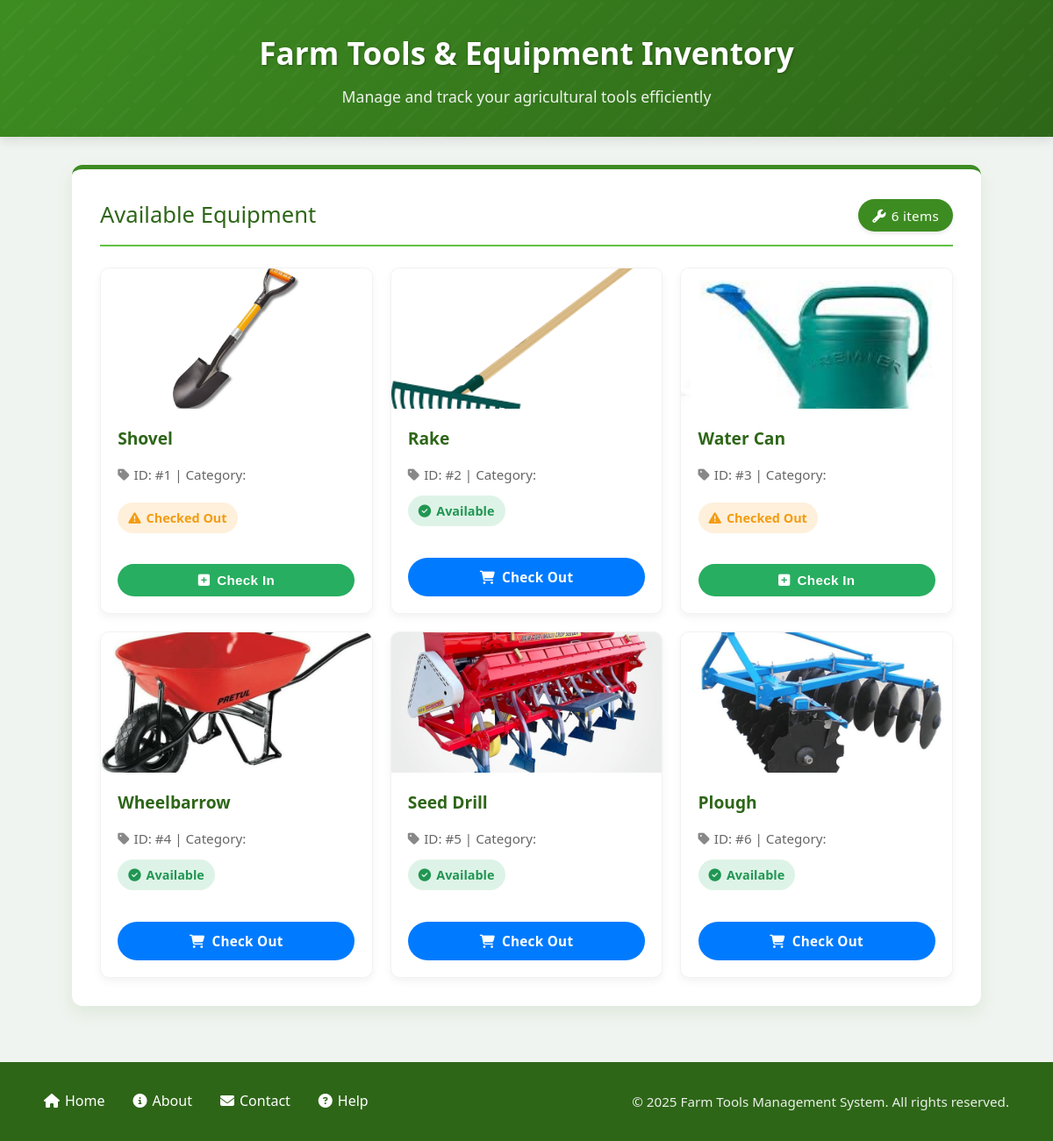
The page /tool_list (signed in) on the database as committed earlier.
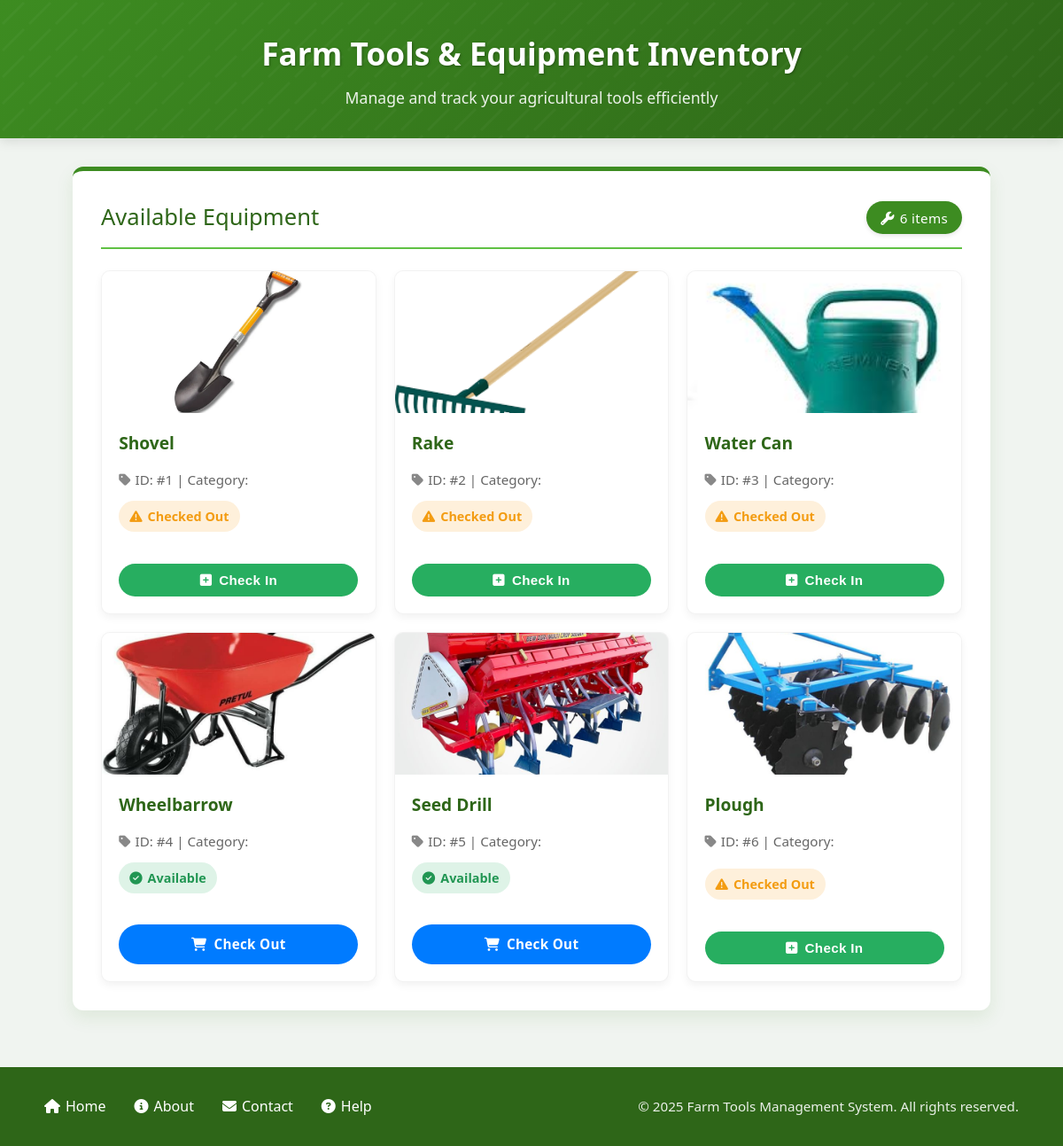
The same page on the database as committed later.
### base/models.py (models this page shows, shortened)
class FarmTool(models.Model):
    name = models.CharField(max_length=100)
    description = models.TextField()
    available = models.BooleanField(default=True)
    tool_image = models.ImageField(null='True',blank=True, upload_to='images')

### base/views.py (the view)
# urls.py: path('tool_list', views.tool_list, name="tool_list"),
def tool_list(request):
    tools = FarmTool.objects.all()
    return render(request, 'tool_list.html', {'tools': tools})

### templates/tool_list.html (shortened to what this page needs)
<!DOCTYPE html>
<html lang="en">
<head>
    <link rel="stylesheet" href="https://cdnjs.cloudflare.com/ajax/libs/font-awesome/6.4.2/css/all.min.css">
</head>
<body>
    <header>
        <h1>Farm Tools & Equipment Inventory</h1>
        <p>Manage and track your agricultural tools efficiently</p>
    </header>
    <main>
        <div class="tools-container">
            <div class="section-title">
                <span>Available Equipment</span>
                <span class="tools-count">{{ tools|length }} items</span>
            </div>
            {% if user.is_authenticated %}
            <ul class="tools-list">
                {% for tool in tools %}
                    <li class="tool-item">
                        <img src="{{ tool.tool_image.url }}" alt="{{ tool.name }}" class="tool-image" />
                        <div class="tool-info">
                            <span class="tool-name">{{ tool.name }}</span>
                            <span class="tool-details">ID: #{{ tool.id }} | Category: {{ tool.category }}</span>
                            {% if tool.available %}
                                <span class="tool-status status-available">Available</span>
                            {% else %}
                                <span class="tool-status status-checked-out">Checked Out</span>
                            {% endif %}
                        </div>
                        <div class="tool-actions">
                            {% if tool.available %}
                                <a href="{% url 'check_out_tool' tool.id %}" class="btn btn-checkout">Check Out</a>
                            {% else %}
                                <form action="" method="post">
                                    <button type="submit" class="btn btn-checkin">Check In</button>
                                </form>
                            {% endif %}
                        </div>
                    </li>
                {% empty %}
                    <div class="empty-state">
                        <p>No tools or equipment are currently available in the system.</p>
                        <a href="{% url 'add_tool' %}" class="btn btn-checkout">Add New Tool</a>
                    </div>
                {% endfor %}
            </ul>
            {% else %}
            <div class="auth-message">
                <h2>You need to login first</h2>
                <p>Please sign in to view and manage farm equipment inventory</p>
                <a href="{% url 'user_login' %}">Login to your account</a>
            </div>
            {% endif %}
        </div>
    </main>
    <footer>
        <div class="footer-content">
            <div class="footer-links">
                <a href="{% url 'home' %}">Home</a>
                <a href="">About</a>
                <a href="">Contact</a>
                <a href="">Help</a>
            </div>
            <p class="copyright">&copy; 2025 Farm Tools Management System. All rights reserved.</p>
        </div>
    </footer>
</body>
</html>

Rows that differ between the two databases and show on the page:
changed FarmTool "Rake": available "Available Check Out" → "Checked Out Check In"
changed FarmTool "Plough": available "Available Check Out" → "Checked Out Check In"
